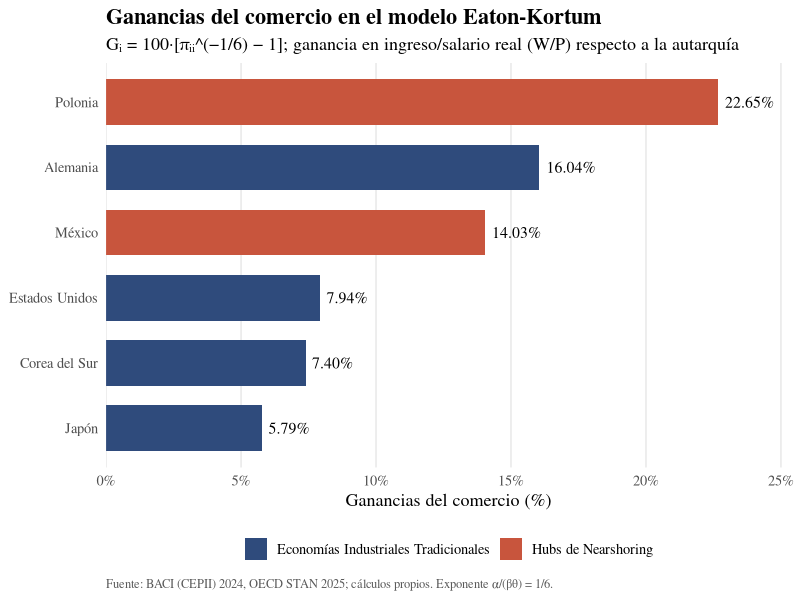
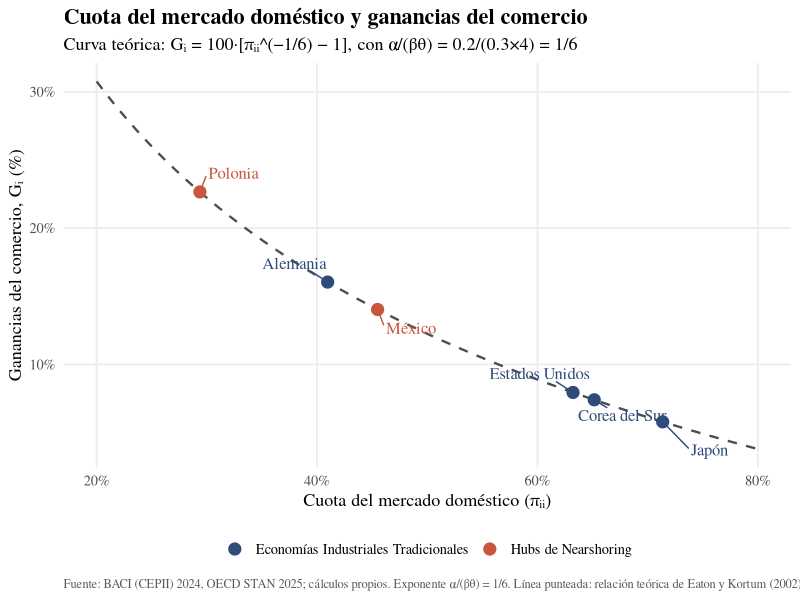

These charts were generated, in order, by the following R code:
# ==============================================================================
# VISUALIZACIONES: EATON-KORTUM (2024) - Gains from Trade
# Requiere haber ejecutado script.R (genera outputs/eaton_kortum_resultados.csv)
# ==============================================================================

library(tidyverse)

theta <- 4
exponente <- 0.2 / (0.3 * theta)
fuente <- "serif"

res <- read_csv("outputs/eaton_kortum_resultados.csv", show_col_types = FALSE) %>%
  mutate(
    pais = recode(iso3,
      MEX = "México", POL = "Polonia", USA = "Estados Unidos",
      JPN = "Japón", KOR = "Corea del Sur", DEU = "Alemania"
    ),
    grupo = if_else(iso3 %in% c("MEX", "POL"),
                    "Hubs de Nearshoring",
                    "Economías Industriales Tradicionales")
  )

paleta <- c("Hubs de Nearshoring" = "#C8553D",
            "Economías Industriales Tradicionales" = "#2F4B7C")

pie_fuente <- "Fuente: BACI (CEPII) 2024, OECD STAN 2025; cálculos propios. Exponente α/(βθ) = 1/6."

# ---- 1. Gains from Trade (barras horizontales) -------------------------------
g1 <- res %>%
  mutate(pais = fct_reorder(pais, Gains_pct)) %>%
  ggplot(aes(x = Gains_pct, y = pais, fill = grupo)) +
  geom_col(width = 0.7) +
  geom_text(aes(label = sprintf("%.2f%%", Gains_pct)),
            hjust = -0.15, family = fuente, size = 4) +
  scale_fill_manual(values = paleta, name = NULL) +
  scale_x_continuous(expand = expansion(mult = c(0, 0.12)),
                     labels = function(x) paste0(x, "%")) +
  labs(
    title = "Ganancias del comercio en el modelo Eaton-Kortum",
    subtitle = "Gᵢ = 100·[πᵢᵢ^(−1/6) − 1]; ganancia en ingreso/salario real (W/P) respecto a la autarquía",
    x = "Ganancias del comercio (%)", y = NULL, caption = pie_fuente
  ) +
  theme_minimal(base_family = fuente, base_size = 13) +
  theme(
    plot.title = element_text(face = "bold", size = 16),
    plot.caption = element_text(size = 9, colour = "grey35", hjust = 0),
    legend.position = "bottom",
    panel.grid.major.y = element_blank(),
    panel.grid.minor = element_blank()
  )

ggsave("outputs/gains_from_trade.png", g1, width = 9, height = 5.5, dpi = 300, bg = "white")

# ---- 2. Cuota doméstica vs ganancias ----------------------------------------
curva <- tibble(pi_ii = seq(0.2, 0.8, length.out = 300)) %>%
  mutate(Gains_pct = 100 * (pi_ii^(-exponente) - 1))

etiqueta <- if (requireNamespace("ggrepel", quietly = TRUE)) {
  ggrepel::geom_text_repel(aes(label = pais, colour = grupo), family = fuente,
                           size = 4.2, show.legend = FALSE, box.padding = 0.6,
                           seed = 1)
} else {
  geom_text(aes(label = pais, colour = grupo), family = fuente, size = 4.2,
            vjust = -1, show.legend = FALSE)
}

g2 <- ggplot(res, aes(x = pi_ii, y = Gains_pct)) +
  geom_line(data = curva, colour = "grey30", linetype = "dashed", linewidth = 0.8) +
  geom_point(aes(colour = grupo), size = 3.8) +
  etiqueta +
  scale_colour_manual(values = paleta, name = NULL) +
  scale_x_continuous(labels = scales::label_percent(accuracy = 1)) +
  scale_y_continuous(labels = function(y) paste0(y, "%")) +
  labs(
    title = "Cuota del mercado doméstico y ganancias del comercio",
    subtitle = "Curva teórica: Gᵢ = 100·[πᵢᵢ^(−1/6) − 1], con α/(βθ) = 0.2/(0.3×4) = 1/6",
    x = "Cuota del mercado doméstico (πᵢᵢ)",
    y = "Ganancias del comercio, Gᵢ (%)",
    caption = paste0(pie_fuente, " Línea punteada: relación teórica de Eaton y Kortum (2002).")
  ) +
  theme_minimal(base_family = fuente, base_size = 13) +
  theme(
    plot.title = element_text(face = "bold", size = 16),
    plot.caption = element_text(size = 9, colour = "grey35", hjust = 0),
    legend.position = "bottom",
    panel.grid.minor = element_blank()
  )

ggsave("outputs/home_share_vs_gains.png", g2, width = 9, height = 5.5, dpi = 300, bg = "white")

message("Figuras guardadas en outputs/")
